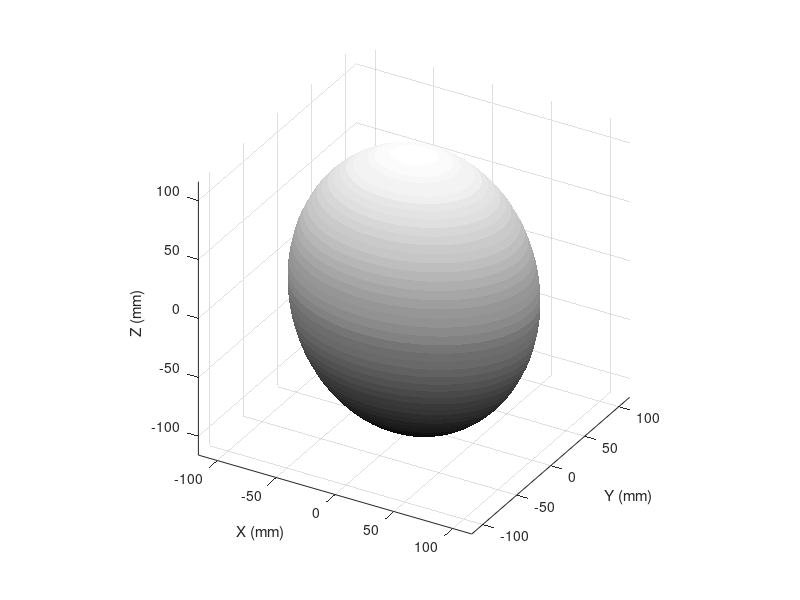

MATLAB code for this plot: (Note: this script raises an error after producing the figure.)

a = 98;
b = 76;
c = 116;

[x, y, z] = ellipsoid(0, 0, 0, a, b, c, 50);  

figure
h = surf(x, y, z);
axis equal;  
xlabel('X (mm)');
ylabel('Y (mm)');
zlabel('Z (mm)');

% Skin from previous: 

%[178, 24, 43] (Deep Red)
% [33, 102, 172] (Dark Blue)

set(h, 'FaceColor', [0.05, 0.05, 0.05]); 


set(h, 'EdgeColor', 'none');  
shading flat; 
colormap gray;  

view(30, 30);  





no_of_points = 42;
points = fibonacci_sphere(no_of_points);
radius = 130;
M = 10^(-9);

points = points * radius;
deep_red_purple = [0, 0, 0];

hold on; 
%plot3(points(:,1), points(:,2), points(:,3), 'o', 'MarkerFaceColor', deep_red_purple, 'MarkerEdgeColor', deep_red_purple, 'MarkerSize', 4);

[xe, ye, ze] = sphere(10);  


sphere_radius = 1.5;
xe = xe * sphere_radius;
ye = ye * sphere_radius;
ze = ze * sphere_radius;

for ind=1:length(points(:,1))
 surf(xe + points(ind, 1), ye + points(ind, 2), ze + points(ind, 3), ...
        'FaceColor', [1, 0, 0], 'EdgeColor', 'k', 'FaceLighting', 'gouraud', 'LineWidth', 1.5);

end

lighting gouraud; 
material shiny;  

light('Position', [-20 -70 0], 'Style', 'infinite');  
set_standard_plot_style();


%%


function pts = fibonacci_sphere(N)
    % Generate N approximately equidistant points on a sphere
    phi = (1 + sqrt(5)) / 2; % Golden ratio
    theta = 2 * pi * (0:N-1) / phi; % Azimuthal angles
    z = linspace(1 - 1/N, -1 + 1/N, N); % Uniformly spaced z-coordinates
    r = sqrt(1 - z.^2); % Compute radii
    
    % Convert to Cartesian coordinates
    x = r .* cos(theta);
    y = r .* sin(theta);
    
    pts = [x(:), y(:), z(:)];
end



%% Plot 

figure; 
hold on;  
axis equal; 
view(3); 
grid on;

no_of_points = 42;
points = fibonacci_sphere(no_of_points);
radius = 130;
M = 10^(-9);

points = points * radius;

[xe, ye, ze] = sphere(10);  
sphere_radius = 1.5;
xe = xe * sphere_radius;
ye = ye * sphere_radius;
ze = ze * sphere_radius;

for ind = 1:no_of_points
    surf(xe + points(ind, 1), ye + points(ind, 2), ze + points(ind, 3), ...
        'FaceColor', [1, 0, 0], 'EdgeColor', 'k', 'FaceLighting', 'gouraud', 'LineWidth', 1.5);
end

lighting gouraud; 
material shiny;  
light('Position', [-20 -70 0], 'Style', 'infinite');  

% Try commenting this out if it's causing issues
% set_standard_plot_style();  

